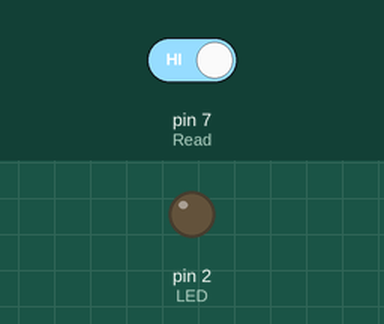
This sketch was run on a simulated Arduino Uno, built with avr-gcc and run on an emulated ATmega328P. On the bench: output pins drawn as LEDs (lit = HIGH). Inputs (shaded band) come from the test bench; at power-on: pin 7 (Read) HIGH. What the sketch prints to the serial monitor is not drawn.

Above: at 1.2 s.
1.3 s: pin 7 (Read) driven LOW
At 2.1 s:
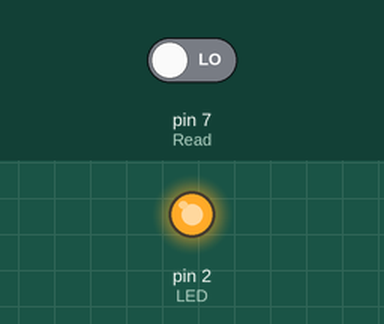
2.8 s: pin 7 (Read) driven HIGH
At 3.6 s:
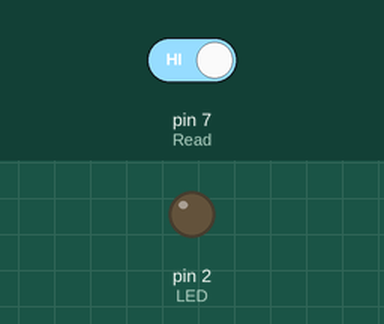
Timing chart, 0 to 5.8 s (numbered marks = the images above; inputs shaded):
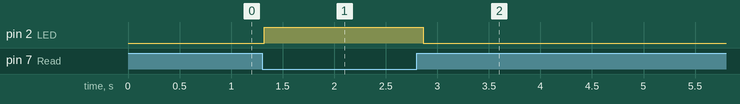

The sketch:

LED_IR-Tracking_.ino
```cpp
#define Read 7
#define LED 2

void setup(){
  pinMode(Read, INPUT);
  pinMode(LED,OUTPUT);
  Serial.begin(9600);
}

void loop(){
  if(digitalRead(Read) == 0){
    digitalWrite(LED,HIGH);
    delay(100);
    Serial.println("흰색물체 감지");
  }else{
    digitalWrite(LED,LOW);
    delay(100);
    Serial.println("감지없음");
  }
  delay(10);
}
```

Measured:
- after the input at 1.3 s, pin 2 (LED): LOW → HIGH at once
- after the input at 2.8 s, pin 2 (LED): HIGH → LOW after 0.06 s
